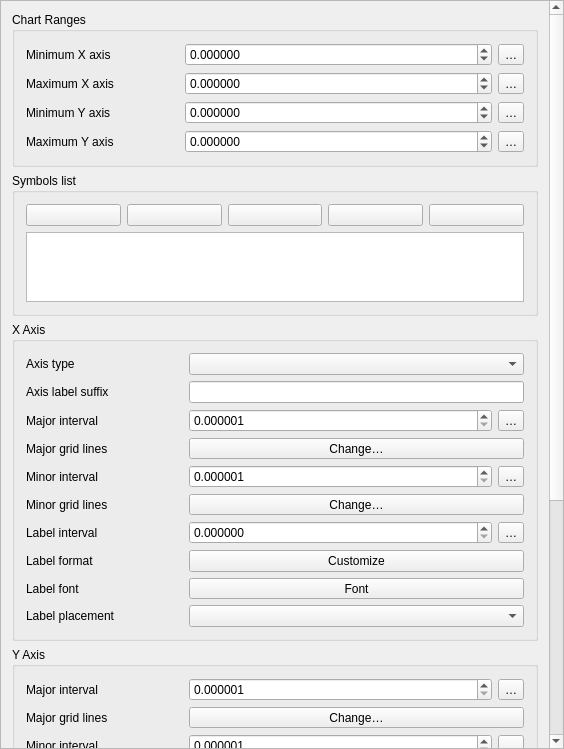
<?xml version="1.0" encoding="UTF-8"?>
<ui version="4.0">
 <class>QgsBarChartPlotWidgetBase</class>
 <widget class="QgsPanelWidget" name="QgsBarChartPlotWidgetBase">
  <property name="geometry">
   <rect>
    <x>0</x>
    <y>0</y>
    <width>564</width>
    <height>749</height>
   </rect>
  </property>
  <property name="sizePolicy">
   <sizepolicy hsizetype="Expanding" vsizetype="Expanding">
    <horstretch>0</horstretch>
    <verstretch>0</verstretch>
   </sizepolicy>
  </property>
  <property name="windowTitle">
   <string>Bar Chart Plot Options</string>
  </property>
  <layout class="QVBoxLayout" name="verticalLayout_2">
   <property name="spacing">
    <number>0</number>
   </property>
   <property name="leftMargin">
    <number>0</number>
   </property>
   <property name="topMargin">
    <number>0</number>
   </property>
   <property name="rightMargin">
    <number>0</number>
   </property>
   <property name="bottomMargin">
    <number>0</number>
   </property>
   <item>
    <widget class="QgsScrollArea" name="scrollArea">
     <property name="frameShape">
      <enum>QFrame::Shape::StyledPanel</enum>
     </property>
     <property name="widgetResizable">
      <bool>true</bool>
     </property>
     <widget class="QWidget" name="scrollAreaWidgetContents">
      <property name="geometry">
       <rect>
        <x>0</x>
        <y>-468</y>
        <width>548</width>
        <height>1215</height>
       </rect>
      </property>
      <property name="sizePolicy">
       <sizepolicy hsizetype="Preferred" vsizetype="Maximum">
        <horstretch>0</horstretch>
        <verstretch>0</verstretch>
       </sizepolicy>
      </property>
      <layout class="QVBoxLayout" name="mainLayout">
       <item>
        <widget class="QgsCollapsibleGroupBoxBasic" name="groupChartRanges">
         <property name="title">
          <string>Chart Ranges</string>
         </property>
         <layout class="QGridLayout" name="gridLayout_4" columnstretch="1,2,0">
          <item row="2" column="0">
           <widget class="QLabel" name="mLabelMinYAxis">
            <property name="text">
             <string>Minimum Y axis</string>
            </property>
           </widget>
          </item>
          <item row="2" column="1">
           <widget class="QgsDoubleSpinBox" name="mSpinMinYAxis">
            <property name="decimals">
             <number>6</number>
            </property>
            <property name="minimum">
             <double>-999999999.000000000000000</double>
            </property>
            <property name="maximum">
             <double>999999999.000000000000000</double>
            </property>
           </widget>
          </item>
          <item row="0" column="1">
           <widget class="QgsDoubleSpinBox" name="mSpinMinXAxis">
            <property name="decimals">
             <number>6</number>
            </property>
            <property name="minimum">
             <double>-999999999.000000000000000</double>
            </property>
            <property name="maximum">
             <double>999999999.000000000000000</double>
            </property>
           </widget>
          </item>
          <item row="1" column="1">
           <widget class="QgsDoubleSpinBox" name="mSpinMaxXAxis">
            <property name="decimals">
             <number>6</number>
            </property>
            <property name="minimum">
             <double>-999999999.000000000000000</double>
            </property>
            <property name="maximum">
             <double>999999999.000000000000000</double>
            </property>
           </widget>
          </item>
          <item row="0" column="0">
           <widget class="QLabel" name="mLabelMinXAxis">
            <property name="text">
             <string>Minimum X axis</string>
            </property>
           </widget>
          </item>
          <item row="3" column="1">
           <widget class="QgsDoubleSpinBox" name="mSpinMaxYAxis">
            <property name="decimals">
             <number>6</number>
            </property>
            <property name="minimum">
             <double>-999999999.000000000000000</double>
            </property>
            <property name="maximum">
             <double>999999999.000000000000000</double>
            </property>
           </widget>
          </item>
          <item row="3" column="0">
           <widget class="QLabel" name="mLabelMaxYAxis">
            <property name="text">
             <string>Maximum Y axis</string>
            </property>
           </widget>
          </item>
          <item row="1" column="0">
           <widget class="QLabel" name="mLabelMaxXAxis">
            <property name="text">
             <string>Maximum X axis</string>
            </property>
           </widget>
          </item>
          <item row="0" column="2">
           <widget class="QgsPropertyOverrideButton" name="mDDBtnMinXAxis">
            <property name="text">
             <string>…</string>
            </property>
           </widget>
          </item>
          <item row="1" column="2">
           <widget class="QgsPropertyOverrideButton" name="mDDBtnMaxXAxis">
            <property name="text">
             <string>…</string>
            </property>
           </widget>
          </item>
          <item row="2" column="2">
           <widget class="QgsPropertyOverrideButton" name="mDDBtnMinYAxis">
            <property name="text">
             <string>…</string>
            </property>
           </widget>
          </item>
          <item row="3" column="2">
           <widget class="QgsPropertyOverrideButton" name="mDDBtnMaxYAxis">
            <property name="text">
             <string>…</string>
            </property>
           </widget>
          </item>
         </layout>
        </widget>
       </item>
       <item>
        <widget class="QgsCollapsibleGroupBoxBasic" name="groupSymbolsList">
         <property name="sizePolicy">
          <sizepolicy hsizetype="Expanding" vsizetype="Maximum">
           <horstretch>0</horstretch>
           <verstretch>0</verstretch>
          </sizepolicy>
         </property>
         <property name="maximumSize">
          <size>
           <width>16777215</width>
           <height>320</height>
          </size>
         </property>
         <property name="title">
          <string>Symbols list</string>
         </property>
         <layout class="QVBoxLayout" name="verticalBoxLayout">
          <item>
           <layout class="QHBoxLayout" name="symbolsControlsLayout">
            <item>
             <widget class="QPushButton" name="mAddSymbolPushButton">
              <property name="toolTip">
               <string>Add a symbol</string>
              </property>
              <property name="text">
               <string/>
              </property>
              <property name="icon">
               <iconset resource="../../../images/images.qrc">
                <normaloff>:/images/themes/default/symbologyAdd.svg</normaloff>:/images/themes/default/symbologyAdd.svg</iconset>
              </property>
             </widget>
            </item>
            <item>
             <widget class="QPushButton" name="mRemoveSymbolPushButton">
              <property name="toolTip">
               <string>Remove selected symbol</string>
              </property>
              <property name="text">
               <string/>
              </property>
              <property name="icon">
               <iconset resource="../../../images/images.qrc">
                <normaloff>:/images/themes/default/symbologyRemove.svg</normaloff>:/images/themes/default/symbologyRemove.svg</iconset>
              </property>
             </widget>
            </item>
            <item>
             <widget class="QPushButton" name="mCopySymbolPushButton">
              <property name="toolTip">
               <string>Duplicate selected symbol</string>
              </property>
              <property name="text">
               <string/>
              </property>
              <property name="icon">
               <iconset resource="../../../images/images.qrc">
                <normaloff>:/images/themes/default/mActionDuplicateLayout.svg</normaloff>:/images/themes/default/mActionDuplicateLayout.svg</iconset>
              </property>
             </widget>
            </item>
            <item>
             <widget class="QPushButton" name="mSymbolUpButton">
              <property name="toolTip">
               <string>Move selected symbol up</string>
              </property>
              <property name="text">
               <string/>
              </property>
              <property name="icon">
               <iconset resource="../../../images/images.qrc">
                <normaloff>:/images/themes/default/mActionArrowUp.svg</normaloff>:/images/themes/default/mActionArrowUp.svg</iconset>
              </property>
             </widget>
            </item>
            <item>
             <widget class="QPushButton" name="mSymbolDownButton">
              <property name="toolTip">
               <string>Move selected symbol down</string>
              </property>
              <property name="text">
               <string/>
              </property>
              <property name="icon">
               <iconset resource="../../../images/images.qrc">
                <normaloff>:/images/themes/default/mActionArrowDown.svg</normaloff>:/images/themes/default/mActionArrowDown.svg</iconset>
              </property>
             </widget>
            </item>
           </layout>
          </item>
          <item>
           <widget class="QTableWidget" name="mSymbolsList">
            <property name="sizePolicy">
             <sizepolicy hsizetype="Expanding" vsizetype="Maximum">
              <horstretch>0</horstretch>
              <verstretch>0</verstretch>
             </sizepolicy>
            </property>
            <property name="maximumSize">
             <size>
              <width>16777215</width>
              <height>320</height>
             </size>
            </property>
           </widget>
          </item>
         </layout>
        </widget>
       </item>
       <item>
        <widget class="QgsCollapsibleGroupBoxBasic" name="groupXAxis">
         <property name="title">
          <string>X Axis</string>
         </property>
         <layout class="QGridLayout" name="gridLayout_2" columnstretch="1,0,2,0">
          <item row="7" column="0">
           <widget class="QLabel" name="label_10">
            <property name="text">
             <string>Label format</string>
            </property>
           </widget>
          </item>
          <item row="9" column="0">
           <widget class="QLabel" name="label_28">
            <property name="text">
             <string>Label placement</string>
            </property>
           </widget>
          </item>
          <item row="4" column="3">
           <widget class="QgsPropertyOverrideButton" name="mDDBtnXAxisMinorInterval">
            <property name="text">
             <string>…</string>
            </property>
           </widget>
          </item>
          <item row="4" column="0" colspan="2">
           <widget class="QLabel" name="mXAxisMinorIntervalLabel">
            <property name="text">
             <string>Minor interval</string>
            </property>
           </widget>
          </item>
          <item row="8" column="2" colspan="2">
           <widget class="QgsFontButton" name="mXAxisLabelFontButton">
            <property name="sizePolicy">
             <sizepolicy hsizetype="Preferred" vsizetype="Fixed">
              <horstretch>0</horstretch>
              <verstretch>0</verstretch>
             </sizepolicy>
            </property>
            <property name="text">
             <string>Font</string>
            </property>
           </widget>
          </item>
          <item row="4" column="2">
           <widget class="QgsDoubleSpinBox" name="mXAxisMinorIntervalSpin">
            <property name="decimals">
             <number>6</number>
            </property>
            <property name="minimum">
             <double>0.000001000000000</double>
            </property>
            <property name="maximum">
             <double>999999999999.000000000000000</double>
            </property>
           </widget>
          </item>
          <item row="0" column="0">
           <widget class="QLabel" name="label_18">
            <property name="text">
             <string>Axis type</string>
            </property>
           </widget>
          </item>
          <item row="7" column="2" colspan="2">
           <widget class="QPushButton" name="mXAxisLabelFormatButton">
            <property name="text">
             <string>Customize</string>
            </property>
           </widget>
          </item>
          <item row="2" column="3">
           <widget class="QgsPropertyOverrideButton" name="mDDBtnXAxisMajorInterval">
            <property name="text">
             <string>…</string>
            </property>
           </widget>
          </item>
          <item row="6" column="0" colspan="2">
           <widget class="QLabel" name="label_8">
            <property name="text">
             <string>Label interval</string>
            </property>
           </widget>
          </item>
          <item row="8" column="0">
           <widget class="QLabel" name="label_9">
            <property name="text">
             <string>Label font</string>
            </property>
           </widget>
          </item>
          <item row="3" column="0">
           <widget class="QLabel" name="mXAxisMajorLinesLabel">
            <property name="text">
             <string>Major grid lines</string>
            </property>
           </widget>
          </item>
          <item row="5" column="2" colspan="2">
           <widget class="QgsSymbolButton" name="mXAxisMinorLinesSymbolButton">
            <property name="sizePolicy">
             <sizepolicy hsizetype="Expanding" vsizetype="Fixed">
              <horstretch>0</horstretch>
              <verstretch>0</verstretch>
             </sizepolicy>
            </property>
            <property name="text">
             <string>Change…</string>
            </property>
           </widget>
          </item>
          <item row="6" column="3">
           <widget class="QgsPropertyOverrideButton" name="mDDBtnXAxisLabelInterval">
            <property name="text">
             <string>…</string>
            </property>
           </widget>
          </item>
          <item row="5" column="0">
           <widget class="QLabel" name="mXAxisMinorLinesLabel">
            <property name="text">
             <string>Minor grid lines</string>
            </property>
           </widget>
          </item>
          <item row="9" column="2" colspan="2">
           <widget class="QComboBox" name="mXAxisLabelsCombo"/>
          </item>
          <item row="6" column="2">
           <widget class="QgsDoubleSpinBox" name="mXAxisLabelIntervalSpin">
            <property name="decimals">
             <number>6</number>
            </property>
            <property name="minimum">
             <double>0.000000000000000</double>
            </property>
            <property name="maximum">
             <double>999999999999.000000000000000</double>
            </property>
           </widget>
          </item>
          <item row="0" column="2" colspan="2">
           <widget class="QComboBox" name="mXAxisTypeCombo"/>
          </item>
          <item row="2" column="2">
           <widget class="QgsDoubleSpinBox" name="mXAxisMajorIntervalSpin">
            <property name="decimals">
             <number>6</number>
            </property>
            <property name="minimum">
             <double>0.000001000000000</double>
            </property>
            <property name="maximum">
             <double>999999999999.000000000000000</double>
            </property>
           </widget>
          </item>
          <item row="2" column="0">
           <widget class="QLabel" name="mXAxisMajorIntervalLabel">
            <property name="text">
             <string>Major interval</string>
            </property>
           </widget>
          </item>
          <item row="3" column="2" colspan="2">
           <widget class="QgsSymbolButton" name="mXAxisMajorLinesSymbolButton">
            <property name="sizePolicy">
             <sizepolicy hsizetype="Expanding" vsizetype="Fixed">
              <horstretch>0</horstretch>
              <verstretch>0</verstretch>
             </sizepolicy>
            </property>
            <property name="text">
             <string>Change…</string>
            </property>
           </widget>
          </item>
          <item row="1" column="0">
           <widget class="QLabel" name="mXAxisLabelSuffixLabel">
            <property name="text">
             <string>Axis label suffix</string>
            </property>
           </widget>
          </item>
          <item row="1" column="2" colspan="2">
           <widget class="QLineEdit" name="mXAxisLabelSuffixEdit"/>
          </item>
         </layout>
        </widget>
       </item>
       <item>
        <widget class="QgsCollapsibleGroupBoxBasic" name="groupYAxis">
         <property name="title">
          <string>Y Axis</string>
         </property>
         <layout class="QGridLayout" name="gridLayout_3" columnstretch="1,0,2,0">
          <item row="0" column="2">
           <widget class="QgsDoubleSpinBox" name="mYAxisMajorIntervalSpin">
            <property name="decimals">
             <number>6</number>
            </property>
            <property name="minimum">
             <double>0.000001000000000</double>
            </property>
            <property name="maximum">
             <double>999999999999.000000000000000</double>
            </property>
           </widget>
          </item>
          <item row="4" column="3">
           <widget class="QgsPropertyOverrideButton" name="mDDBtnYAxisLabelInterval">
            <property name="text">
             <string>…</string>
            </property>
           </widget>
          </item>
          <item row="4" column="2">
           <widget class="QgsDoubleSpinBox" name="mYAxisLabelIntervalSpin">
            <property name="decimals">
             <number>6</number>
            </property>
            <property name="minimum">
             <double>0.000000000000000</double>
            </property>
            <property name="maximum">
             <double>999999999999.000000000000000</double>
            </property>
           </widget>
          </item>
          <item row="1" column="2" colspan="2">
           <widget class="QgsSymbolButton" name="mYAxisMajorLinesSymbolButton">
            <property name="sizePolicy">
             <sizepolicy hsizetype="Expanding" vsizetype="Fixed">
              <horstretch>0</horstretch>
              <verstretch>0</verstretch>
             </sizepolicy>
            </property>
            <property name="text">
             <string>Change…</string>
            </property>
           </widget>
          </item>
          <item row="0" column="0">
           <widget class="QLabel" name="label_13">
            <property name="text">
             <string>Major interval</string>
            </property>
           </widget>
          </item>
          <item row="2" column="0" colspan="2">
           <widget class="QLabel" name="label_12">
            <property name="text">
             <string>Minor interval</string>
            </property>
           </widget>
          </item>
          <item row="5" column="0">
           <widget class="QLabel" name="label_17">
            <property name="text">
             <string>Label format</string>
            </property>
           </widget>
          </item>
          <item row="0" column="3">
           <widget class="QgsPropertyOverrideButton" name="mDDBtnYAxisMajorInterval">
            <property name="text">
             <string>…</string>
            </property>
           </widget>
          </item>
          <item row="4" column="0" colspan="2">
           <widget class="QLabel" name="label_16">
            <property name="text">
             <string>Label interval</string>
            </property>
           </widget>
          </item>
          <item row="2" column="2">
           <widget class="QgsDoubleSpinBox" name="mYAxisMinorIntervalSpin">
            <property name="decimals">
             <number>6</number>
            </property>
            <property name="minimum">
             <double>0.000001000000000</double>
            </property>
            <property name="maximum">
             <double>999999999999.000000000000000</double>
            </property>
           </widget>
          </item>
          <item row="2" column="3">
           <widget class="QgsPropertyOverrideButton" name="mDDBtnYAxisMinorInterval">
            <property name="text">
             <string>…</string>
            </property>
           </widget>
          </item>
          <item row="1" column="0">
           <widget class="QLabel" name="label_11">
            <property name="text">
             <string>Major grid lines</string>
            </property>
           </widget>
          </item>
          <item row="5" column="2" colspan="2">
           <widget class="QPushButton" name="mYAxisLabelFormatButton">
            <property name="text">
             <string>Customize</string>
            </property>
           </widget>
          </item>
          <item row="3" column="2" colspan="2">
           <widget class="QgsSymbolButton" name="mYAxisMinorLinesSymbolButton">
            <property name="sizePolicy">
             <sizepolicy hsizetype="Expanding" vsizetype="Fixed">
              <horstretch>0</horstretch>
              <verstretch>0</verstretch>
             </sizepolicy>
            </property>
            <property name="text">
             <string>Change…</string>
            </property>
           </widget>
          </item>
          <item row="3" column="0">
           <widget class="QLabel" name="label_15">
            <property name="text">
             <string>Minor grid lines</string>
            </property>
           </widget>
          </item>
          <item row="6" column="0">
           <widget class="QLabel" name="label_14">
            <property name="text">
             <string>Label font</string>
            </property>
           </widget>
          </item>
          <item row="6" column="2" colspan="2">
           <widget class="QgsFontButton" name="mYAxisLabelFontButton">
            <property name="sizePolicy">
             <sizepolicy hsizetype="Preferred" vsizetype="Fixed">
              <horstretch>0</horstretch>
              <verstretch>0</verstretch>
             </sizepolicy>
            </property>
            <property name="text">
             <string>Font</string>
            </property>
           </widget>
          </item>
         </layout>
        </widget>
       </item>
       <item>
        <widget class="QgsCollapsibleGroupBoxBasic" name="groupChartArea">
         <property name="title">
          <string>Chart Area</string>
         </property>
         <layout class="QGridLayout" name="gridLayout" columnstretch="1,2,0">
          <item row="2" column="1">
           <widget class="QgsDoubleSpinBox" name="mSpinLeftMargin">
            <property name="suffix">
             <string> mm</string>
            </property>
            <property name="maximum">
             <double>999.990000000000009</double>
            </property>
           </widget>
          </item>
          <item row="1" column="0">
           <widget class="QLabel" name="label_3">
            <property name="text">
             <string>Border</string>
            </property>
           </widget>
          </item>
          <item row="4" column="0">
           <widget class="QLabel" name="label_24">
            <property name="text">
             <string>Right margin</string>
            </property>
           </widget>
          </item>
          <item row="4" column="1">
           <widget class="QgsDoubleSpinBox" name="mSpinRightMargin">
            <property name="suffix">
             <string> mm</string>
            </property>
            <property name="maximum">
             <double>999.990000000000009</double>
            </property>
           </widget>
          </item>
          <item row="5" column="1">
           <widget class="QgsDoubleSpinBox" name="mSpinBottomMargin">
            <property name="suffix">
             <string> mm</string>
            </property>
            <property name="maximum">
             <double>999.990000000000009</double>
            </property>
           </widget>
          </item>
          <item row="5" column="0">
           <widget class="QLabel" name="label_25">
            <property name="text">
             <string>Bottom margin</string>
            </property>
           </widget>
          </item>
          <item row="1" column="1" colspan="2">
           <widget class="QgsSymbolButton" name="mChartBorderSymbolButton">
            <property name="sizePolicy">
             <sizepolicy hsizetype="Expanding" vsizetype="Fixed">
              <horstretch>0</horstretch>
              <verstretch>0</verstretch>
             </sizepolicy>
            </property>
            <property name="text">
             <string>Change…</string>
            </property>
           </widget>
          </item>
          <item row="2" column="2">
           <widget class="QgsPropertyOverrideButton" name="mDDBtnLeftMargin">
            <property name="text">
             <string>…</string>
            </property>
           </widget>
          </item>
          <item row="3" column="2">
           <widget class="QgsPropertyOverrideButton" name="mDDBtnTopMargin">
            <property name="text">
             <string>…</string>
            </property>
           </widget>
          </item>
          <item row="3" column="0">
           <widget class="QLabel" name="label_23">
            <property name="text">
             <string>Top margin</string>
            </property>
           </widget>
          </item>
          <item row="2" column="0">
           <widget class="QLabel" name="label_22">
            <property name="text">
             <string>Left margin</string>
            </property>
           </widget>
          </item>
          <item row="3" column="1">
           <widget class="QgsDoubleSpinBox" name="mSpinTopMargin">
            <property name="suffix">
             <string> mm</string>
            </property>
            <property name="maximum">
             <double>999.990000000000009</double>
            </property>
           </widget>
          </item>
          <item row="0" column="1" colspan="2">
           <widget class="QgsSymbolButton" name="mChartBackgroundSymbolButton">
            <property name="sizePolicy">
             <sizepolicy hsizetype="Expanding" vsizetype="Fixed">
              <horstretch>0</horstretch>
              <verstretch>0</verstretch>
             </sizepolicy>
            </property>
            <property name="text">
             <string>Change…</string>
            </property>
           </widget>
          </item>
          <item row="0" column="0">
           <widget class="QLabel" name="label_2">
            <property name="text">
             <string>Background</string>
            </property>
           </widget>
          </item>
          <item row="4" column="2">
           <widget class="QgsPropertyOverrideButton" name="mDDBtnRightMargin">
            <property name="text">
             <string>…</string>
            </property>
           </widget>
          </item>
          <item row="5" column="2">
           <widget class="QgsPropertyOverrideButton" name="mDDBtnBottomMargin">
            <property name="text">
             <string>…</string>
            </property>
           </widget>
          </item>
         </layout>
        </widget>
       </item>
      </layout>
     </widget>
    </widget>
   </item>
  </layout>
 </widget>
 <layoutdefault spacing="6" margin="11"/>
 <customwidgets>
  <customwidget>
   <class>QgsPanelWidget</class>
   <extends>QWidget</extends>
   <header>qgspanelwidget.h</header>
   <container>1</container>
  </customwidget>
  <customwidget>
   <class>QgsScrollArea</class>
   <extends>QScrollArea</extends>
   <header>qgsscrollarea.h</header>
   <container>1</container>
  </customwidget>
  <customwidget>
   <class>QgsCollapsibleGroupBoxBasic</class>
   <extends>QGroupBox</extends>
   <header location="global">qgscollapsiblegroupbox.h</header>
   <container>1</container>
  </customwidget>
  <customwidget>
   <class>QgsDoubleSpinBox</class>
   <extends>QDoubleSpinBox</extends>
   <header>qgsdoublespinbox.h</header>
  </customwidget>
  <customwidget>
   <class>QgsPropertyOverrideButton</class>
   <extends>QToolButton</extends>
   <header>qgspropertyoverridebutton.h</header>
  </customwidget>
  <customwidget>
   <class>QgsSymbolButton</class>
   <extends>QToolButton</extends>
   <header>qgssymbolbutton.h</header>
  </customwidget>
  <customwidget>
   <class>QgsFontButton</class>
   <extends>QToolButton</extends>
   <header>qgsfontbutton.h</header>
  </customwidget>
 </customwidgets>
 <tabstops>
  <tabstop>scrollArea</tabstop>
  <tabstop>mSpinMinXAxis</tabstop>
  <tabstop>mDDBtnMinXAxis</tabstop>
  <tabstop>mSpinMaxXAxis</tabstop>
  <tabstop>mDDBtnMaxXAxis</tabstop>
  <tabstop>mSpinMinYAxis</tabstop>
  <tabstop>mDDBtnMinYAxis</tabstop>
  <tabstop>mSpinMaxYAxis</tabstop>
  <tabstop>mDDBtnMaxYAxis</tabstop>
  <tabstop>mAddSymbolPushButton</tabstop>
  <tabstop>mRemoveSymbolPushButton</tabstop>
  <tabstop>mSymbolsList</tabstop>
  <tabstop>mXAxisTypeCombo</tabstop>
  <tabstop>mXAxisLabelSuffixEdit</tabstop>
  <tabstop>mXAxisMajorIntervalSpin</tabstop>
  <tabstop>mDDBtnXAxisMajorInterval</tabstop>
  <tabstop>mXAxisMajorLinesSymbolButton</tabstop>
  <tabstop>mXAxisMinorIntervalSpin</tabstop>
  <tabstop>mDDBtnXAxisMinorInterval</tabstop>
  <tabstop>mXAxisMinorLinesSymbolButton</tabstop>
  <tabstop>mXAxisLabelIntervalSpin</tabstop>
  <tabstop>mDDBtnXAxisLabelInterval</tabstop>
  <tabstop>mXAxisLabelFormatButton</tabstop>
  <tabstop>mXAxisLabelFontButton</tabstop>
  <tabstop>mXAxisLabelsCombo</tabstop>
  <tabstop>mYAxisMajorIntervalSpin</tabstop>
  <tabstop>mDDBtnYAxisMajorInterval</tabstop>
  <tabstop>mYAxisMajorLinesSymbolButton</tabstop>
  <tabstop>mYAxisMinorIntervalSpin</tabstop>
  <tabstop>mDDBtnYAxisMinorInterval</tabstop>
  <tabstop>mYAxisMinorLinesSymbolButton</tabstop>
  <tabstop>mYAxisLabelIntervalSpin</tabstop>
  <tabstop>mDDBtnYAxisLabelInterval</tabstop>
  <tabstop>mYAxisLabelFormatButton</tabstop>
  <tabstop>mYAxisLabelFontButton</tabstop>
  <tabstop>mChartBackgroundSymbolButton</tabstop>
  <tabstop>mChartBorderSymbolButton</tabstop>
  <tabstop>mSpinLeftMargin</tabstop>
  <tabstop>mDDBtnLeftMargin</tabstop>
  <tabstop>mSpinTopMargin</tabstop>
  <tabstop>mDDBtnTopMargin</tabstop>
  <tabstop>mSpinRightMargin</tabstop>
  <tabstop>mDDBtnRightMargin</tabstop>
  <tabstop>mSpinBottomMargin</tabstop>
  <tabstop>mDDBtnBottomMargin</tabstop>
 </tabstops>
 <resources>
  <include location="../../../images/images.qrc"/>
 </resources>
 <connections/>
</ui>
